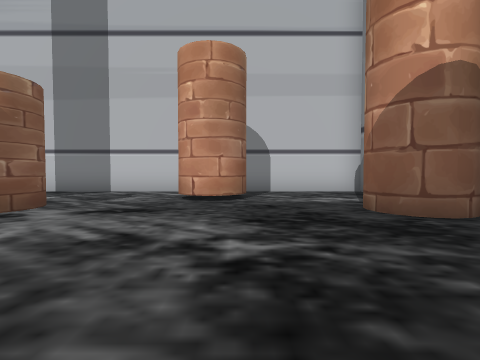
View 1 (above)

20 first-person views from a walk through a Unity game level. The camera is 1.2 m above the floor, tilts 2° down and sees 85° across. The floor is counted in squares, 2 m on a side. Each view is taken from the middle of a square. On the plan, view 1 faces up. The plan holds only what a view shows up to about 9 squares ahead; the rest is blank. The place goes on beyond the plan. The player character is not drawn. Door leaves are left out, so doorways stand open.

View 2
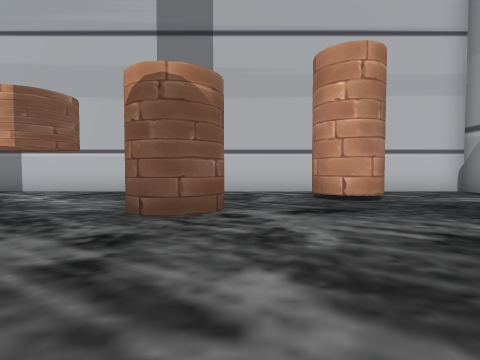

View 3
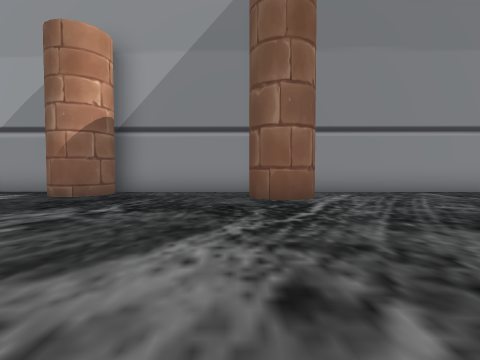

View 4
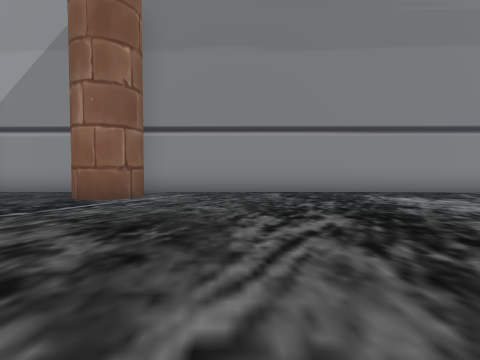

View 5
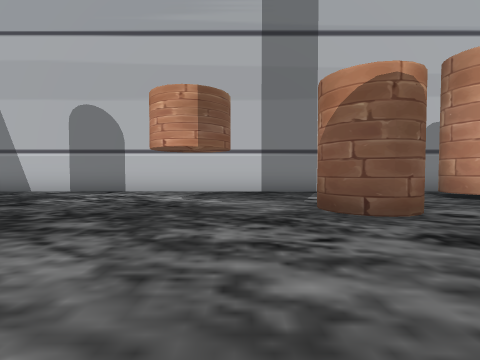

View 6
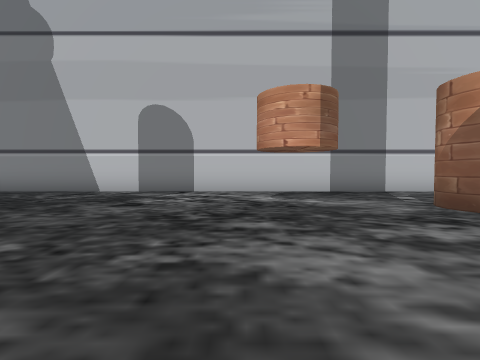

View 7
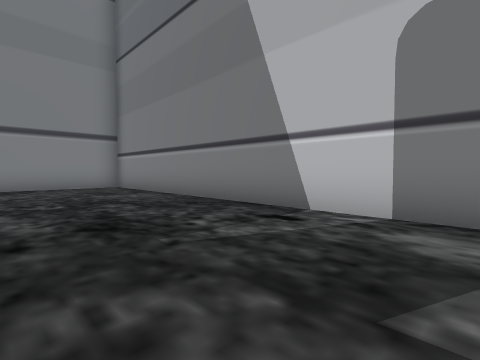

View 8
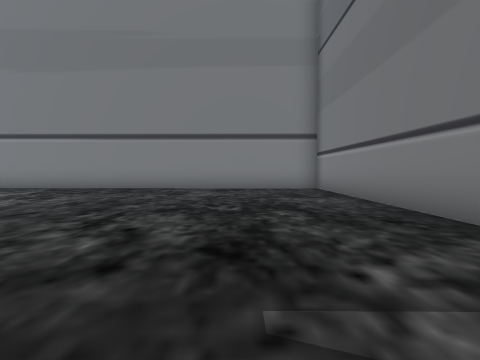

View 9
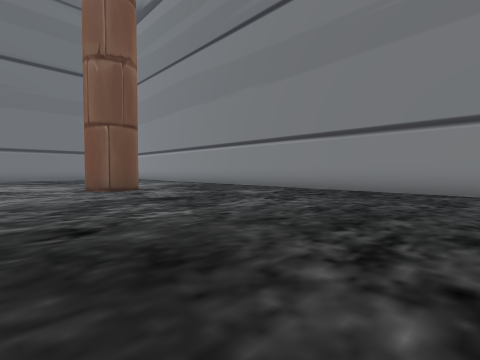

View 10
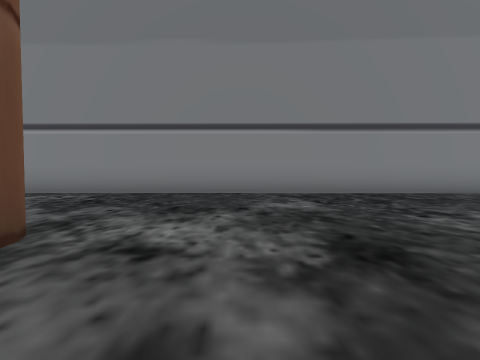

View 11
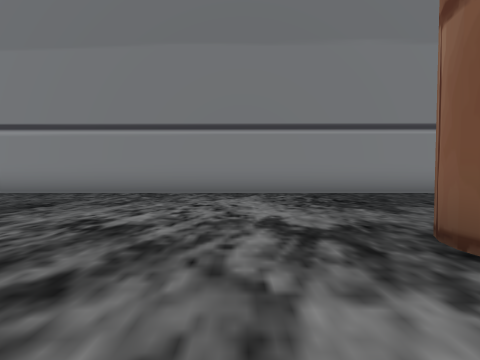

View 12
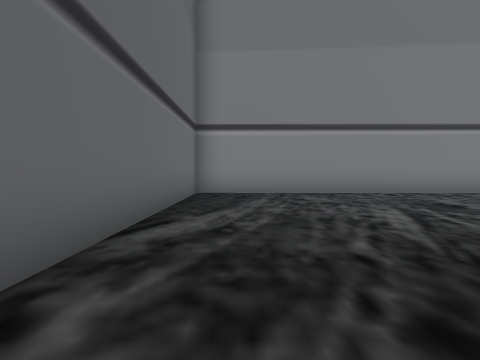

View 13
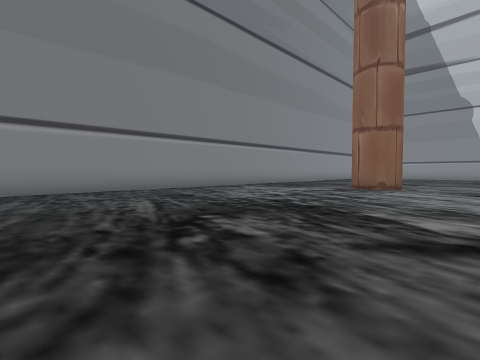

View 14
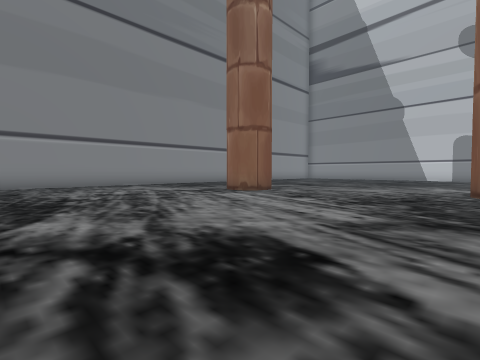

View 15
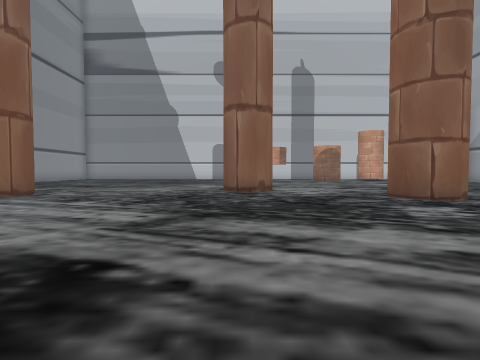

View 16
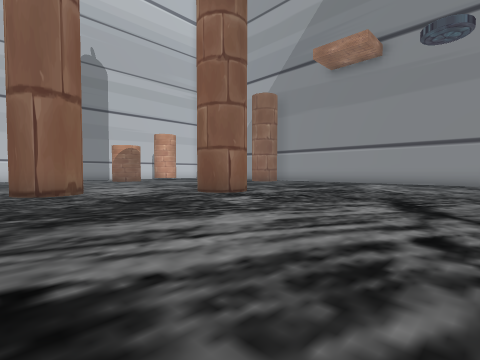

View 17
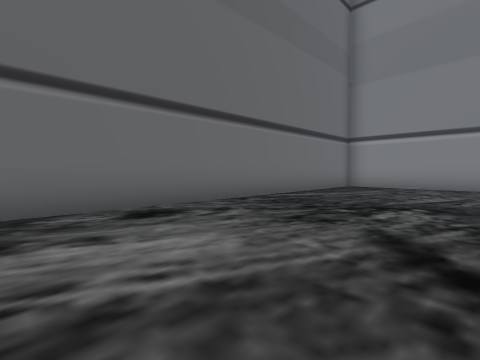

View 18
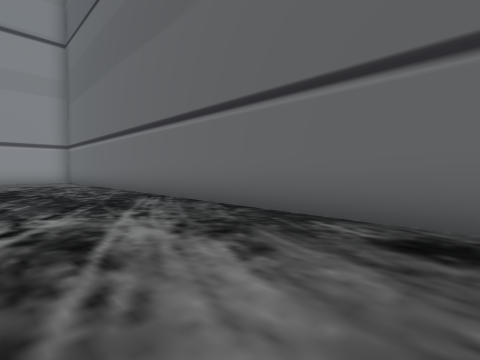

View 19
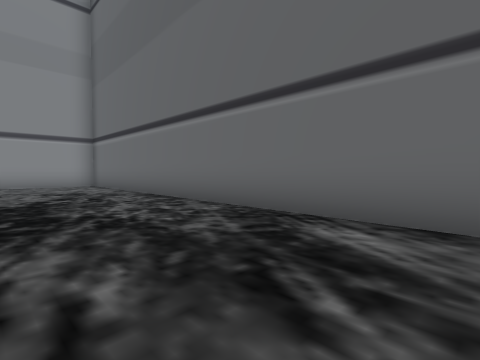

View 20
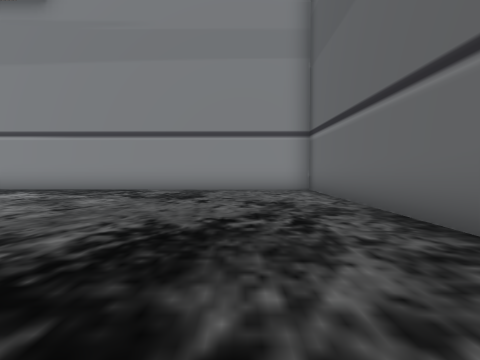

### Floor plan
Key: @ floor where view 1 was taken; # wall or solid block; . floor.
Columns run from 21 left of view 1 to 4 right of it. Each row starts with its distance up from view 1.
  8  #########################
  7  #.......................#
  6  #..................##...#
  5  #.......................#
  4  #...............#.....###
  3  #.......................#
  2  #........ ..............#
  1  #........  .............#
  0  #........ ... . ....@...#
 -1  #..........      .....#.#
 -2  #.......... ..    ......#
 -3  #..........#............#
 -4  #....#..................#
 -5  #....#.........#........#
 -6  #.......................#
 -7  #.......................#
 -8  #.......................#
 -9  #.......................#
-10  #.......................#
-11  #.......................#
-12 ##.......................#
-13 #........................#
-14 #........................#
-15 #........................#
-16 ##########################

Where each view was taken, in squares from view 1:
view 1: 0 up, 0 right, facing up
view 2: 0 up, 3 left, facing up
view 3: 0 up, 4 left, facing right
view 4: 4 down, 4 left, facing right
view 5: 0 up, 6 left, facing up
view 6: 0 up, 8 left, facing up
view 7: 4 up, 10 left, facing up-left
view 8: 5 up, 11 left, facing left
view 9: 4 up, 12 left, facing down-left
view 10: 2 down, 13 left, facing left
view 11: 7 down, 13 left, facing left
view 12: 14 down, 13 left, facing left
view 13: 14 down, 12 left, facing up-left
view 14: 11 down, 9 left, facing up-left
view 15: 11 down, 9 left, facing up
view 16: 11 down, 10 left, facing up-right
view 17: 11 down, 10 left, facing down-left
view 18: 12 down, 12 left, facing down-right
view 19: 12 down, 8 left, facing down-right
view 20: 13 down, 5 left, facing right
